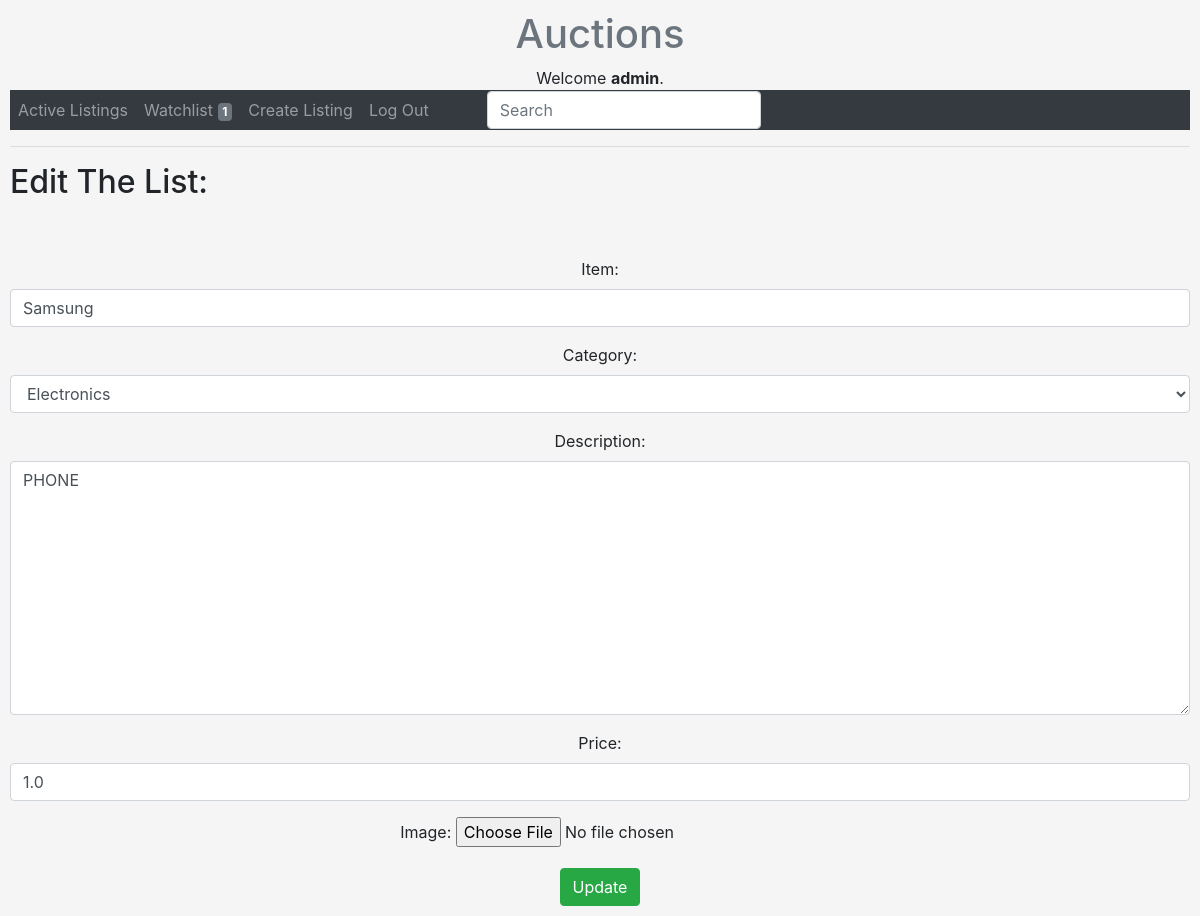
Screenshot of /auctions/edit/2 (signed in) with the database file from the repository.
### auctions/models.py (models this page shows, shortened)
class User(AbstractUser):
    pass

class Listing(models.Model):
    owner = models.ForeignKey(User, on_delete=models.CASCADE, related_name='owner')
    item = models.CharField(max_length=64)
    description = models.TextField(max_length=256)
    time = models.DateTimeField(auto_now_add=True)
    category = models.CharField(max_length=255, default='')
    image = models.ImageField( null=True, blank=True, upload_to='media/')
    price = models.FloatField(validators = [MinValueValidator(1)])
    final_bid = models.ForeignKey(Bid, on_delete=models.CASCADE, related_name='final_bid', blank=True, null=True)
    closed = models.BooleanField(default=False)
    bids = models.ManyToManyField(Bid, blank=True, related_name="bids")

### auctions/views.py (the view)
# urls.py: path("auctions/edit/<int:pk>", edit.as_view(), name="Edit_list"),
class edit(UpdateView):
    model = Listing
    template_name = 'auctions/edit.html'
    form_class = PostForm

### auctions/forms.py
class PostForm(forms.ModelForm):
    class Meta:
        model = Listing
        fields = ('owner','item', 'category', 'description', 'price', 'image')
        widgets = {
        'item': forms.TextInput(attrs={'class': 'form-control'}),     #'item': forms.TextInput(attrs={'class': 'form-control','placeholder': choice}),    ::: to see what inside choice(kind of debug :)
        'description': forms.Textarea(attrs={'class': 'form-control'}),
        'category' : forms.Select(choices=choice_list, attrs={'class' : 'form-control'}),
        'price': forms.NumberInput(attrs={'class': 'form-control'}),
        'owner': forms.TextInput(attrs={'class': 'form-control', 'value': '', 'id':'owner', 'type': 'hidden'}),
        }

### auctions/templates/auctions/edit.html (shortened to what this page needs)
{% extends 'auctions/layout.html' %}
{% block body %}
<h2 style="text-align:left">Edit The List: </h2>
{% if user.is_authenticated %}
  {% if user.id == listing.owner.id %}
    <div class=" ">
    <form method="POST" enctype="multipart/form-data">
        <br><br>
        {{ form.as_p}}
        <button class="btn btn-success" > Update </button>
    </form>
    </div>
  {% endif %}
{% endif %}
{% endblock %}

### auctions/templates/auctions/layout.html (shortened to what this page needs)
{% load static %}
<!DOCTYPE html>
<html lang="en">
    <head >
        <link rel="stylesheet" href="https://stackpath.bootstrapcdn.com/bootstrap/4.4.1/css/bootstrap.min.css">
        <link href="{% static 'auctions/styles.css' %}" rel="stylesheet">
    </head>
    <body style="background-color:#F5F5F5;text-align:center;" >
    <div class="text-muted">
        <h1 style="text-align:center; ">Auctions</h1>
    </div>
        <div>
            {% if user.is_authenticated %}
                Welcome  <strong>{{ user.username }}</strong>.
            {% else %}
                Not signed in.
            {% endif %}
        </div>
        <nav class="nabar navbar-expand-lg navbar-dark bg-dark ">
        <ul class="navbar-nav mr-auto  navbar-dark ">
            <li class="nav-item">
                <a class="nav-link" href="{% url 'index' %}">Active Listings</a>
            </li>
             {% if user.is_authenticated %}
                <li class="nav-item">
                    <a class="nav-link" href="{% url 'watchlist' %}">Watchlist <span class="badge badge-secondary">{{ user.watchlist.count }}</span></a>
                </li>
                <li class="nav-item">
                    <a class="nav-link" href="{% url 'new_listing' %}">Create Listing</a>
                </li>
                <li class="nav-item">
                    <a class="nav-link" href="{% url 'logout' %}">Log Out </a>
                </li>
                <div class="a">
                <form class="form-inline">
                    <input class="form-control mr-sm-2" type="search" placeholder="Search" aria-label="Search">
                </form>
                </div>
            {% endif %}
        </ul>
        </nav>
        <hr>
        {% block body %}
        {% endblock %}
    </body>
</html>

### auctions/static/auctions/styles.css (style rules this page uses)
body { padding: 10px; }

### auctions/templates/auctions/layout.html (style rules this page uses)
div.a { text-align: right; padding-left: 50px; padding-top: 1px; }

### rows the page displays
User: username "admin", watchlist.count "1"
Listing: item "Samsung", category "Electronics", description "PHONE", price "1.0"
